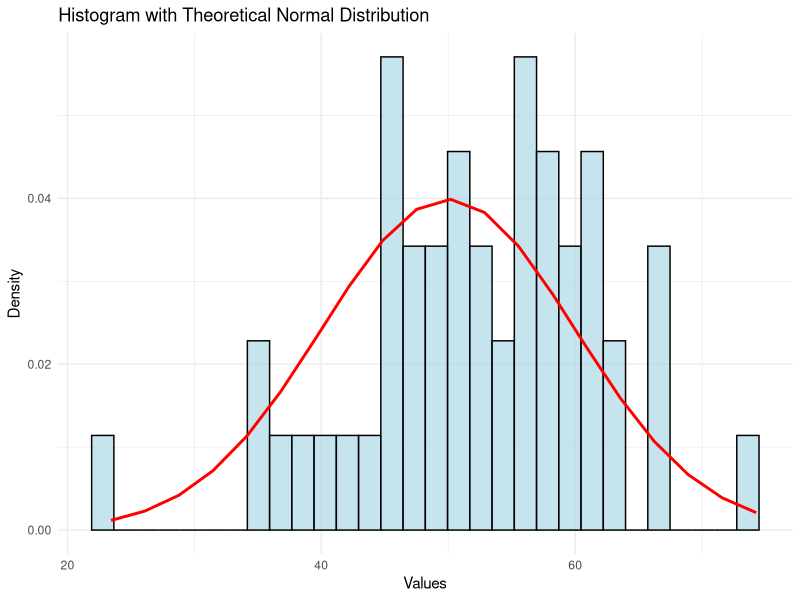

Reproduce this figure in R.
#!/usr/bin/env Rscript
# do you know how to use dnorm?
# it gives you the density value of normal variate.
# by this I mean, is that if your variate was the mean itself (which actually is a variate)
# then you would get 0.39 or something which is the peak value of your distribution

# dnorm() always sticks to the theoretical, there is no variability in it 
# so it's useful for imposing the theoretical distri over you data.

library(ggplot2)
library(Cairo)

# You generated some data with rnorm()
data <- rnorm(50, mean=50, sd=10)

# ggplot works best with data frames so we convert ...
df <- data.frame(values = data)

# Create a data frame for the thoeretical normal curve, first we set the x-range using seq
x_range <- seq(min(data), max(data), length.out = 20)
theo_curve <- data.frame(x = x_range, y = dnorm(x_range, mean = 50, sd = 10))

CairoPNG("dnor0.png", 800, 800)
ggp <- ggplot() +
       geom_histogram(data = df, aes(x = values, y = after_stat(density)), bins = 30, fill = "lightblue", color = "black", alpha = 0.7) +
       geom_line(data = theo_curve, aes(x = x, y = y), color = "red", linewidth = 1) +
       labs(title = "Histogram with Theoretical Normal Distribution", x = "Values", y = "Density") +
       theme_minimal()
show(ggp)
dev.off()

# this could have also have been done using ggplot's stat_function
# which seems to already incorporate the x range.
# stat_function(fun = dnorm,
#                args = list(mean = mean(data), sd = sd(data)),
#                color = "red",
#                linewidth = 1) +
